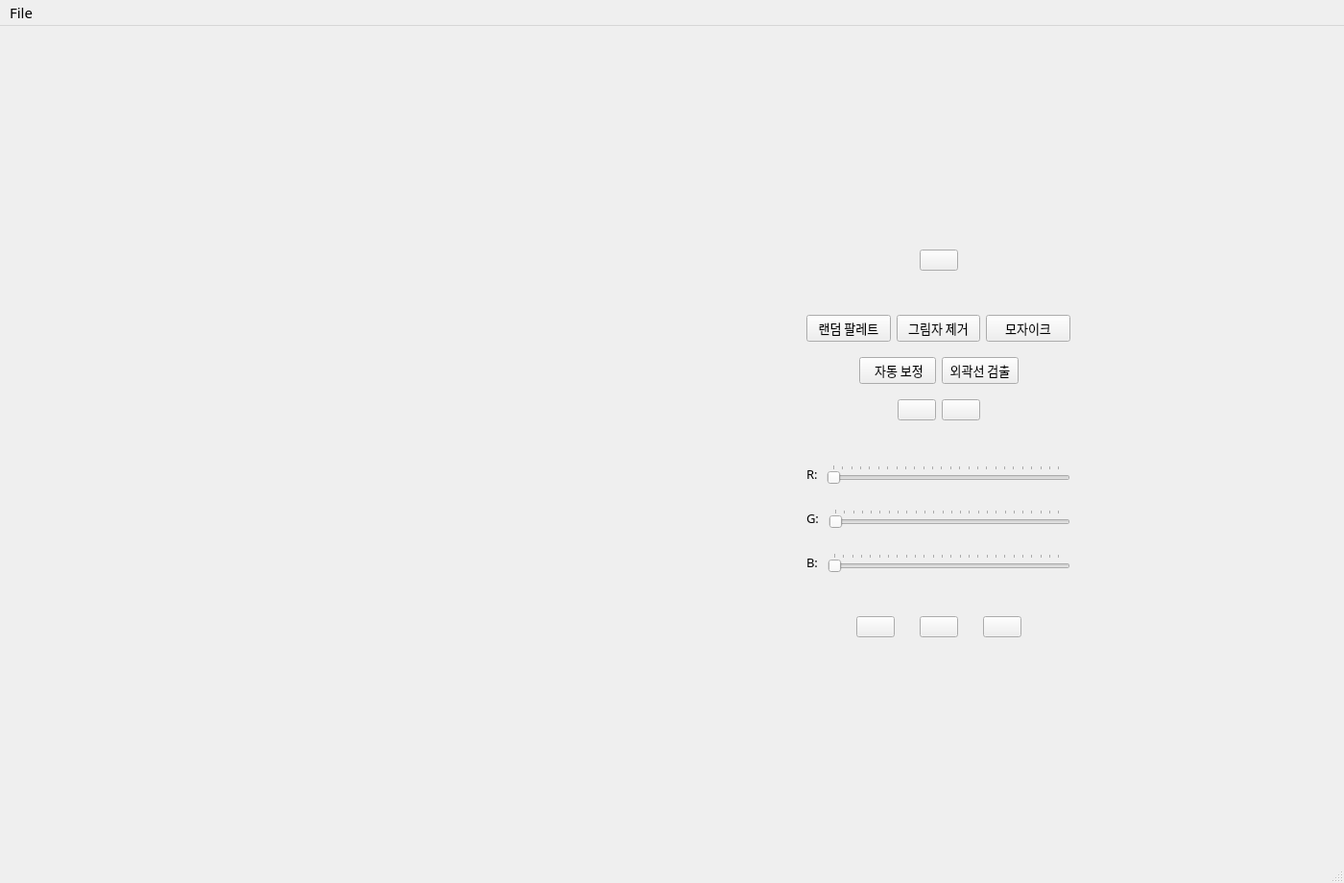
<?xml version="1.0" encoding="UTF-8"?>
<ui version="4.0">
  <class>MainWindow</class>
  <widget class="QMainWindow" name="MainWindow">
    <property name="geometry">
      <rect>
        <x>0</x>
        <y>0</y>
        <width>1400</width>
        <height>920</height>
      </rect>
    </property>
    <property name="windowTitle">
      <string>MainWindow</string>
    </property>
    <widget class="QWidget" name="centralwidget">
      <widget class="QWidget" name="horizontalLayoutWidget">
        <property name="geometry">
          <rect>
            <x>9</x>
            <y>9</y>
            <width>1381</width>
            <height>851</height>
          </rect>
        </property>
        <layout class="QHBoxLayout" name="horizontalLayout_3">
          <item>
            <spacer name="horizontalSpacer">
              <property name="orientation">
                <enum>Qt::Horizontal</enum>
              </property>
              <property name="sizeHint" stdset="0">
                <size>
                  <width>40</width>
                  <height>20</height>
                </size>
              </property>
            </spacer>
          </item>
          <item>
            <layout class="QVBoxLayout" name="verticalLayout_3">
              <item>
                <spacer name="verticalSpacer">
                  <property name="orientation">
                    <enum>Qt::Vertical</enum>
                  </property>
                  <property name="sizeHint" stdset="0">
                    <size>
                      <width>20</width>
                      <height>40</height>
                    </size>
                  </property>
                </spacer>
              </item>
              <item>
                <widget class="QLabel" name="imageLabel">
                  <property name="sizePolicy">
                    <sizepolicy hsizetype="Expanding" vsizetype="Expanding">
                      <horstretch>0</horstretch>
                      <verstretch>0</verstretch>
                    </sizepolicy>
                  </property>
                  <property name="inputMethodHints">
                    <set>Qt::ImhNone</set>
                  </property>
                  <property name="text">
                    <string />
                  </property>
                  <property name="pixmap">
                    <pixmap>images/empty.png</pixmap>
                  </property>
                </widget>
              </item>
              <item>
                <spacer name="verticalSpacer_2">
                  <property name="orientation">
                    <enum>Qt::Vertical</enum>
                  </property>
                  <property name="sizeHint" stdset="0">
                    <size>
                      <width>20</width>
                      <height>40</height>
                    </size>
                  </property>
                </spacer>
              </item>
            </layout>
          </item>
          <item>
            <spacer name="horizontalSpacer_2">
              <property name="orientation">
                <enum>Qt::Horizontal</enum>
              </property>
              <property name="sizeType">
                <enum>QSizePolicy::Expanding</enum>
              </property>
              <property name="sizeHint" stdset="0">
                <size>
                  <width>40</width>
                  <height>20</height>
                </size>
              </property>
            </spacer>
          </item>
          <item>
            <layout class="QVBoxLayout" name="verticalLayout_2">
              <item>
                <spacer name="verticalSpacer_4">
                  <property name="orientation">
                    <enum>Qt::Vertical</enum>
                  </property>
                  <property name="sizeHint" stdset="0">
                    <size>
                      <width>20</width>
                      <height>40</height>
                    </size>
                  </property>
                </spacer>
              </item>
              <item>
                <layout class="QHBoxLayout" name="horizontalLayout">
                  <item>
                    <spacer name="horizontalSpacer_3">
                      <property name="orientation">
                        <enum>Qt::Horizontal</enum>
                      </property>
                      <property name="sizeHint" stdset="0">
                        <size>
                          <width>40</width>
                          <height>20</height>
                        </size>
                      </property>
                    </spacer>
                  </item>
                  <item>
                    <widget class="QPushButton" name="paletteButton">
                      <property name="cursor">
                        <cursorShape>PointingHandCursor</cursorShape>
                      </property>
                      <property name="mouseTracking">
                        <bool>false</bool>
                      </property>
                      <property name="text">
                        <string />
                      </property>
                      <property name="icon">
                        <iconset>
                          <normaloff>images/palette.png</normaloff>
                          images/palette.png
                        </iconset>
                      </property>
                      <property name="iconSize">
                        <size>
                          <width>80</width>
                          <height>80</height>
                        </size>
                      </property>
                      <property name="checkable">
                        <bool>false</bool>
                      </property>
                      <property name="autoExclusive">
                        <bool>false</bool>
                      </property>
                    </widget>
                  </item>
                  <item>
                    <spacer name="horizontalSpacer_4">
                      <property name="orientation">
                        <enum>Qt::Horizontal</enum>
                      </property>
                      <property name="sizeHint" stdset="0">
                        <size>
                          <width>40</width>
                          <height>20</height>
                        </size>
                      </property>
                    </spacer>
                  </item>
                </layout>
              </item>
              <item>
                <spacer name="verticalSpacer_3">
                  <property name="orientation">
                    <enum>Qt::Vertical</enum>
                  </property>
                  <property name="sizeType">
                    <enum>QSizePolicy::Fixed</enum>
                  </property>
                  <property name="sizeHint" stdset="0">
                    <size>
                      <width>20</width>
                      <height>40</height>
                    </size>
                  </property>
                </spacer>
              </item>
              <item>
                <layout class="QHBoxLayout" name="horizontalLayout_4">
                  <item>
                    <widget class="QPushButton" name="randomButton">
                      <property name="font">
                        <font>
                          <family>KoPubWorld돋움체 Medium</family>
                          <pointsize>10</pointsize>
                        </font>
                      </property>
                      <property name="cursor">
                        <cursorShape>PointingHandCursor</cursorShape>
                      </property>
                      <property name="text">
                        <string> 랜덤 팔레트 </string>
                      </property>
                      <property name="icon">
                        <iconset>
                          <normaloff>images/random.png</normaloff>
                          images/random.png
                        </iconset>
                      </property>
                      <property name="iconSize">
                        <size>
                          <width>40</width>
                          <height>40</height>
                        </size>
                      </property>
                    </widget>
                  </item>
                  <item>
                    <widget class="QPushButton" name="removeButton">
                      <property name="font">
                        <font>
                          <family>KoPubWorld돋움체 Medium</family>
                          <pointsize>10</pointsize>
                        </font>
                      </property>
                      <property name="cursor">
                        <cursorShape>PointingHandCursor</cursorShape>
                      </property>
                      <property name="text">
                        <string> 그림자 제거 </string>
                      </property>
                      <property name="icon">
                        <iconset>
                          <normaloff>images/remove.png</normaloff>
                          images/remove.png
                        </iconset>
                      </property>
                      <property name="iconSize">
                        <size>
                          <width>40</width>
                          <height>40</height>
                        </size>
                      </property>
                    </widget>
                  </item>
                  <item>
                    <widget class="QPushButton" name="mosaicButton">
                      <property name="font">
                        <font>
                          <family>KoPubWorld돋움체 Medium</family>
                          <pointsize>10</pointsize>
                        </font>
                      </property>
                      <property name="cursor">
                        <cursorShape>PointingHandCursor</cursorShape>
                      </property>
                      <property name="text">
                        <string>   모자이크   </string>
                      </property>
                      <property name="icon">
                        <iconset>
                          <normaloff>images/mosaic.png</normaloff>
                          images/mosaic.png
                        </iconset>
                      </property>
                      <property name="iconSize">
                        <size>
                          <width>40</width>
                          <height>40</height>
                        </size>
                      </property>
                    </widget>
                  </item>
                </layout>
              </item>
              <item>
                <spacer name="verticalSpacer_10">
                  <property name="orientation">
                    <enum>Qt::Vertical</enum>
                  </property>
                  <property name="sizeType">
                    <enum>QSizePolicy::Fixed</enum>
                  </property>
                  <property name="sizeHint" stdset="0">
                    <size>
                      <width>20</width>
                      <height>10</height>
                    </size>
                  </property>
                </spacer>
              </item>
              <item>
                <layout class="QHBoxLayout" name="horizontalLayout_2">
                  <item>
                    <spacer name="horizontalSpacer_11">
                      <property name="orientation">
                        <enum>Qt::Horizontal</enum>
                      </property>
                      <property name="sizeHint" stdset="0">
                        <size>
                          <width>40</width>
                          <height>20</height>
                        </size>
                      </property>
                    </spacer>
                  </item>
                  <item>
                    <widget class="QPushButton" name="correctionButton">
                      <property name="font">
                        <font>
                          <family>KoPubWorld돋움체 Medium</family>
                          <pointsize>10</pointsize>
                        </font>
                      </property>
                      <property name="cursor">
                        <cursorShape>PointingHandCursor</cursorShape>
                      </property>
                      <property name="text">
                        <string>   자동 보정  </string>
                      </property>
                      <property name="icon">
                        <iconset>
                          <normaloff>images/correction.png</normaloff>
                          images/correction.png
                        </iconset>
                      </property>
                      <property name="iconSize">
                        <size>
                          <width>40</width>
                          <height>40</height>
                        </size>
                      </property>
                    </widget>
                  </item>
                  <item>
                    <widget class="QPushButton" name="edgeButton">
                      <property name="font">
                        <font>
                          <family>KoPubWorld돋움체 Medium</family>
                          <pointsize>10</pointsize>
                        </font>
                      </property>
                      <property name="cursor">
                        <cursorShape>PointingHandCursor</cursorShape>
                      </property>
                      <property name="text">
                        <string> 외곽선 검출 </string>
                      </property>
                      <property name="icon">
                        <iconset>
                          <normaloff>images/edge.png</normaloff>
                          images/edge.png
                        </iconset>
                      </property>
                      <property name="iconSize">
                        <size>
                          <width>40</width>
                          <height>40</height>
                        </size>
                      </property>
                    </widget>
                  </item>
                  <item>
                    <spacer name="horizontalSpacer_12">
                      <property name="orientation">
                        <enum>Qt::Horizontal</enum>
                      </property>
                      <property name="sizeHint" stdset="0">
                        <size>
                          <width>40</width>
                          <height>20</height>
                        </size>
                      </property>
                    </spacer>
                  </item>
                </layout>
              </item>
              <item>
                <spacer name="verticalSpacer_11">
                  <property name="orientation">
                    <enum>Qt::Vertical</enum>
                  </property>
                  <property name="sizeType">
                    <enum>QSizePolicy::Fixed</enum>
                  </property>
                  <property name="sizeHint" stdset="0">
                    <size>
                      <width>20</width>
                      <height>10</height>
                    </size>
                  </property>
                </spacer>
              </item>
              <item>
                <layout class="QHBoxLayout" name="horizontalLayout_5">
                  <item>
                    <spacer name="horizontalSpacer_10">
                      <property name="orientation">
                        <enum>Qt::Horizontal</enum>
                      </property>
                      <property name="sizeHint" stdset="0">
                        <size>
                          <width>40</width>
                          <height>20</height>
                        </size>
                      </property>
                    </spacer>
                  </item>
                  <item>
                    <widget class="QPushButton" name="webtoonButton">
                      <property name="cursor">
                        <cursorShape>PointingHandCursor</cursorShape>
                      </property>
                      <property name="text">
                        <string />
                      </property>
                      <property name="icon">
                        <iconset>
                          <normaloff>images/webtoon.png</normaloff>
                          images/webtoon.png
                        </iconset>
                      </property>
                      <property name="iconSize">
                        <size>
                          <width>40</width>
                          <height>40</height>
                        </size>
                      </property>
                    </widget>
                  </item>
                  <item>
                    <widget class="QPushButton" name="sketchButton">
                      <property name="cursor">
                        <cursorShape>PointingHandCursor</cursorShape>
                      </property>
                      <property name="text">
                        <string />
                      </property>
                      <property name="icon">
                        <iconset>
                          <normaloff>images/draw.jpg</normaloff>
                          images/draw.jpg
                        </iconset>
                      </property>
                      <property name="iconSize">
                        <size>
                          <width>40</width>
                          <height>40</height>
                        </size>
                      </property>
                    </widget>
                  </item>
                  <item>
                    <spacer name="horizontalSpacer_13">
                      <property name="orientation">
                        <enum>Qt::Horizontal</enum>
                      </property>
                      <property name="sizeHint" stdset="0">
                        <size>
                          <width>40</width>
                          <height>20</height>
                        </size>
                      </property>
                    </spacer>
                  </item>
                </layout>
              </item>
              <item>
                <spacer name="verticalSpacer_6">
                  <property name="orientation">
                    <enum>Qt::Vertical</enum>
                  </property>
                  <property name="sizeType">
                    <enum>QSizePolicy::Fixed</enum>
                  </property>
                  <property name="sizeHint" stdset="0">
                    <size>
                      <width>20</width>
                      <height>40</height>
                    </size>
                  </property>
                </spacer>
              </item>
              <item>
                <layout class="QHBoxLayout" name="horizontalLayout_7">
                  <item>
                    <widget class="QLabel" name="label_2">
                      <property name="font">
                        <font>
                          <family>KoPubWorld돋움체 Medium</family>
                          <pointsize>10</pointsize>
                        </font>
                      </property>
                      <property name="text">
                        <string>R: </string>
                      </property>
                    </widget>
                  </item>
                  <item>
                    <widget class="QSlider" name="rTrackbar">
                      <property name="cursor">
                        <cursorShape>PointingHandCursor</cursorShape>
                      </property>
                      <property name="autoFillBackground">
                        <bool>false</bool>
                      </property>
                      <property name="maximum">
                        <number>255</number>
                      </property>
                      <property name="orientation">
                        <enum>Qt::Horizontal</enum>
                      </property>
                      <property name="tickPosition">
                        <enum>QSlider::TicksAbove</enum>
                      </property>
                    </widget>
                  </item>
                </layout>
              </item>
              <item>
                <spacer name="verticalSpacer_7">
                  <property name="orientation">
                    <enum>Qt::Vertical</enum>
                  </property>
                  <property name="sizeType">
                    <enum>QSizePolicy::Minimum</enum>
                  </property>
                  <property name="sizeHint" stdset="0">
                    <size>
                      <width>20</width>
                      <height>20</height>
                    </size>
                  </property>
                </spacer>
              </item>
              <item>
                <layout class="QHBoxLayout" name="horizontalLayout_8">
                  <item>
                    <widget class="QLabel" name="label_3">
                      <property name="font">
                        <font>
                          <family>KoPubWorld돋움체 Medium</family>
                          <pointsize>10</pointsize>
                        </font>
                      </property>
                      <property name="text">
                        <string>G: </string>
                      </property>
                    </widget>
                  </item>
                  <item>
                    <widget class="QSlider" name="gTrackbar">
                      <property name="cursor">
                        <cursorShape>PointingHandCursor</cursorShape>
                      </property>
                      <property name="maximum">
                        <number>255</number>
                      </property>
                      <property name="orientation">
                        <enum>Qt::Horizontal</enum>
                      </property>
                      <property name="tickPosition">
                        <enum>QSlider::TicksAbove</enum>
                      </property>
                    </widget>
                  </item>
                </layout>
              </item>
              <item>
                <spacer name="verticalSpacer_8">
                  <property name="orientation">
                    <enum>Qt::Vertical</enum>
                  </property>
                  <property name="sizeType">
                    <enum>QSizePolicy::Minimum</enum>
                  </property>
                  <property name="sizeHint" stdset="0">
                    <size>
                      <width>20</width>
                      <height>20</height>
                    </size>
                  </property>
                </spacer>
              </item>
              <item>
                <layout class="QHBoxLayout" name="horizontalLayout_9">
                  <item>
                    <widget class="QLabel" name="label_4">
                      <property name="font">
                        <font>
                          <family>KoPubWorld돋움체 Medium</family>
                          <pointsize>10</pointsize>
                        </font>
                      </property>
                      <property name="text">
                        <string>B: </string>
                      </property>
                    </widget>
                  </item>
                  <item>
                    <widget class="QSlider" name="bTrackbar">
                      <property name="cursor">
                        <cursorShape>PointingHandCursor</cursorShape>
                      </property>
                      <property name="maximum">
                        <number>255</number>
                      </property>
                      <property name="orientation">
                        <enum>Qt::Horizontal</enum>
                      </property>
                      <property name="tickPosition">
                        <enum>QSlider::TicksAbove</enum>
                      </property>
                    </widget>
                  </item>
                </layout>
              </item>
              <item>
                <spacer name="verticalSpacer_5">
                  <property name="orientation">
                    <enum>Qt::Vertical</enum>
                  </property>
                  <property name="sizeType">
                    <enum>QSizePolicy::Fixed</enum>
                  </property>
                  <property name="sizeHint" stdset="0">
                    <size>
                      <width>20</width>
                      <height>40</height>
                    </size>
                  </property>
                </spacer>
              </item>
              <item>
                <layout class="QHBoxLayout" name="horizontalLayout_6">
                  <item>
                    <spacer name="horizontalSpacer_9">
                      <property name="orientation">
                        <enum>Qt::Horizontal</enum>
                      </property>
                      <property name="sizeType">
                        <enum>QSizePolicy::Expanding</enum>
                      </property>
                      <property name="sizeHint" stdset="0">
                        <size>
                          <width>40</width>
                          <height>20</height>
                        </size>
                      </property>
                    </spacer>
                  </item>
                  <item>
                    <widget class="QPushButton" name="undoButton">
                      <property name="cursor">
                        <cursorShape>PointingHandCursor</cursorShape>
                      </property>
                      <property name="toolTip">
                        <string>실행 취소</string>
                      </property>
                      <property name="autoFillBackground">
                        <bool>false</bool>
                      </property>
                      <property name="text">
                        <string />
                      </property>
                      <property name="icon">
                        <iconset>
                          <normaloff>images/undo.png</normaloff>
                          images/undo.png
                        </iconset>
                      </property>
                      <property name="iconSize">
                        <size>
                          <width>60</width>
                          <height>40</height>
                        </size>
                      </property>
                      <property name="shortcut">
                        <string>Ctrl+Z</string>
                      </property>
                      <property name="autoExclusive">
                        <bool>false</bool>
                      </property>
                    </widget>
                  </item>
                  <item>
                    <spacer name="horizontalSpacer_8">
                      <property name="orientation">
                        <enum>Qt::Horizontal</enum>
                      </property>
                      <property name="sizeType">
                        <enum>QSizePolicy::Fixed</enum>
                      </property>
                      <property name="sizeHint" stdset="0">
                        <size>
                          <width>20</width>
                          <height>20</height>
                        </size>
                      </property>
                    </spacer>
                  </item>
                  <item>
                    <widget class="QPushButton" name="redoButton">
                      <property name="cursor">
                        <cursorShape>PointingHandCursor</cursorShape>
                      </property>
                      <property name="toolTip">
                        <string>다시 실행</string>
                      </property>
                      <property name="whatsThis">
                        <string />
                      </property>
                      <property name="text">
                        <string />
                      </property>
                      <property name="icon">
                        <iconset>
                          <normaloff>images/redo.png</normaloff>
                          images/redo.png
                        </iconset>
                      </property>
                      <property name="iconSize">
                        <size>
                          <width>60</width>
                          <height>40</height>
                        </size>
                      </property>
                      <property name="shortcut">
                        <string>Ctrl+Y</string>
                      </property>
                    </widget>
                  </item>
                  <item>
                    <spacer name="horizontalSpacer_7">
                      <property name="orientation">
                        <enum>Qt::Horizontal</enum>
                      </property>
                      <property name="sizeType">
                        <enum>QSizePolicy::Fixed</enum>
                      </property>
                      <property name="sizeHint" stdset="0">
                        <size>
                          <width>20</width>
                          <height>20</height>
                        </size>
                      </property>
                    </spacer>
                  </item>
                  <item>
                    <widget class="QPushButton" name="returnButton">
                      <property name="cursor">
                        <cursorShape>PointingHandCursor</cursorShape>
                      </property>
                      <property name="toolTip">
                        <string>원본 복원</string>
                      </property>
                      <property name="text">
                        <string />
                      </property>
                      <property name="icon">
                        <iconset>
                          <normaloff>images/original.png</normaloff>
                          images/original.png
                        </iconset>
                      </property>
                      <property name="iconSize">
                        <size>
                          <width>60</width>
                          <height>40</height>
                        </size>
                      </property>
                      <property name="shortcut">
                        <string>Ctrl+R</string>
                      </property>
                    </widget>
                  </item>
                  <item>
                    <spacer name="horizontalSpacer_6">
                      <property name="orientation">
                        <enum>Qt::Horizontal</enum>
                      </property>
                      <property name="sizeType">
                        <enum>QSizePolicy::Expanding</enum>
                      </property>
                      <property name="sizeHint" stdset="0">
                        <size>
                          <width>40</width>
                          <height>20</height>
                        </size>
                      </property>
                    </spacer>
                  </item>
                </layout>
              </item>
              <item>
                <spacer name="verticalSpacer_9">
                  <property name="orientation">
                    <enum>Qt::Vertical</enum>
                  </property>
                  <property name="sizeHint" stdset="0">
                    <size>
                      <width>20</width>
                      <height>40</height>
                    </size>
                  </property>
                </spacer>
              </item>
            </layout>
          </item>
          <item>
            <spacer name="horizontalSpacer_5">
              <property name="orientation">
                <enum>Qt::Horizontal</enum>
              </property>
              <property name="sizeHint" stdset="0">
                <size>
                  <width>40</width>
                  <height>20</height>
                </size>
              </property>
            </spacer>
          </item>
        </layout>
      </widget>
    </widget>
    <widget class="QMenuBar" name="menubar">
      <property name="geometry">
        <rect>
          <x>0</x>
          <y>0</y>
          <width>1400</width>
          <height>23</height>
        </rect>
      </property>
      <property name="font">
        <font>
          <family>KoPubWorld돋움체 Light</family>
          <pointsize>11</pointsize>
          <weight>50</weight>
          <bold>false</bold>
        </font>
      </property>
      <widget class="QMenu" name="menu">
        <property name="title">
          <string>File</string>
        </property>
        <addaction name="actionOpen" />
        <addaction name="actionSave" />
      </widget>
      <addaction name="menu" />
    </widget>
    <widget class="QStatusBar" name="statusbar" />
    <action name="actionOpen">
      <property name="checkable">
        <bool>false</bool>
      </property>
      <property name="icon">
        <iconset>
          <normaloff>images/new.png</normaloff>
          images/new.png
        </iconset>
      </property>
      <property name="text">
        <string>Open...</string>
      </property>
      <property name="whatsThis">
        <string />
      </property>
      <property name="font">
        <font>
          <family>KoPubWorld돋움체 Light</family>
          <pointsize>10</pointsize>
        </font>
      </property>
      <property name="shortcut">
        <string>Ctrl+O</string>
      </property>
    </action>
    <action name="actionSave">
      <property name="icon">
        <iconset>
          <normaloff>images/save.ico</normaloff>
          images/save.ico
        </iconset>
      </property>
      <property name="text">
        <string>Save...</string>
      </property>
      <property name="font">
        <font>
          <family>KoPubWorld돋움체 Light</family>
          <pointsize>10</pointsize>
        </font>
      </property>
      <property name="shortcut">
        <string>Ctrl+S</string>
      </property>
    </action>
    <action name="actionAbout">
      <property name="text">
        <string>About Photo#</string>
      </property>
      <property name="font">
        <font>
          <family>KoPubWorld돋움체 Light</family>
          <pointsize>10</pointsize>
        </font>
      </property>
    </action>
  </widget>
  <resources />
  <connections />
</ui>
